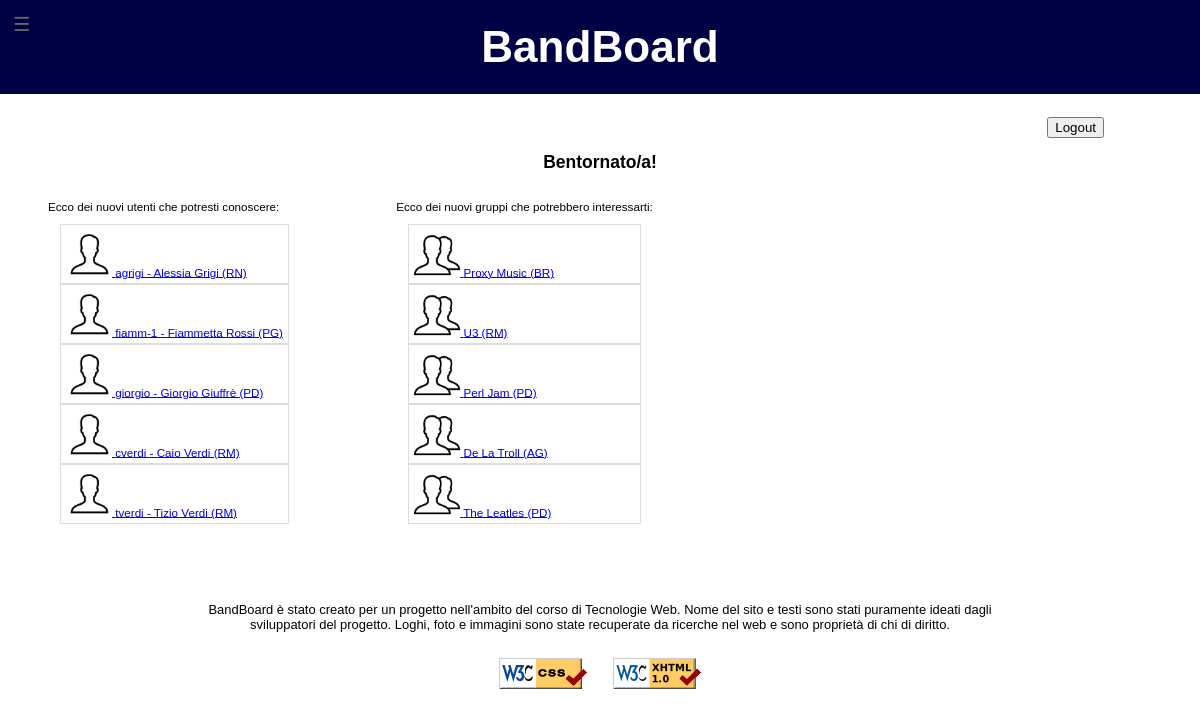
Before: / (signed in) with the older database file.
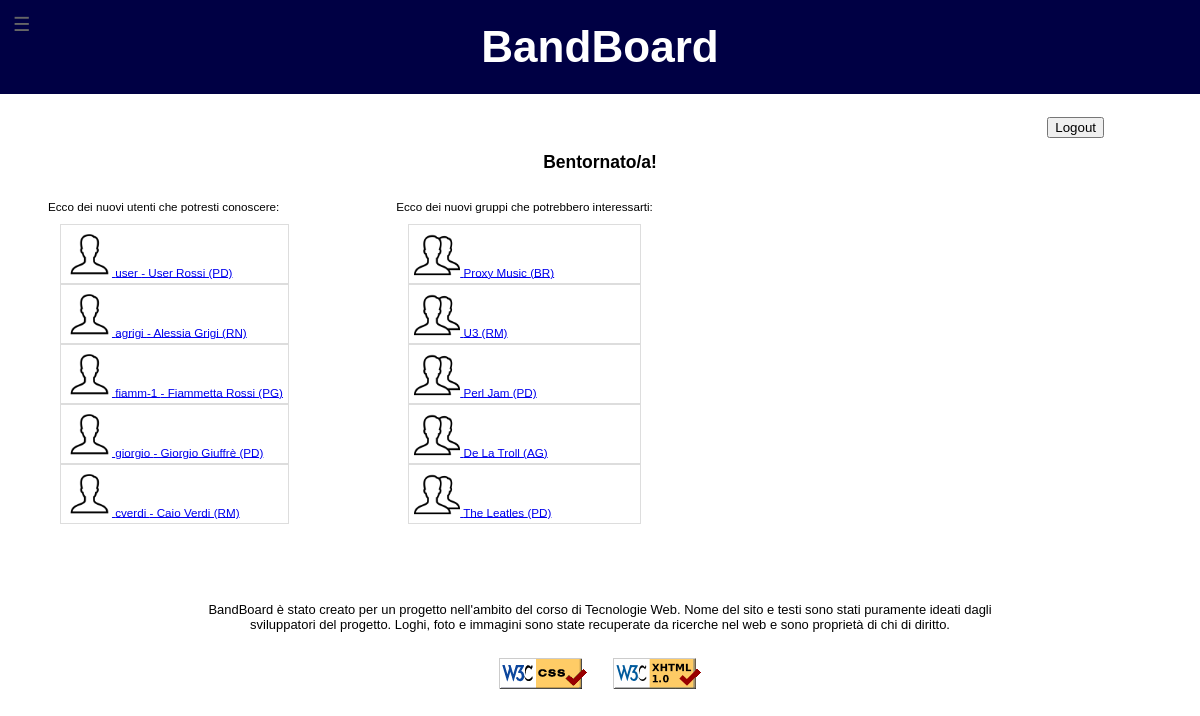
After: the same page with the newer database file.
### tables this page shows
CREATE TABLE IF NOT EXISTS Utenti (
	username		VARCHAR(25) PRIMARY KEY,
	password	    CHAR(32) NOT NULL,
	email			VARCHAR(45) NOT NULL UNIQUE,
	nome            VARCHAR(20) DEFAULT NULL,
	cognome         VARCHAR(20) DEFAULT NULL,
	dataNascita		DATE NOT NULL,
	immagine		VARCHAR(45) DEFAULT NULL COMMENT 'Immagine profilo; NULL implica immagine di default',
	descrizione     VARCHAR(200) DEFAULT NULL COMMENT 'Descrizione dell\'utente',
	dataIscrizione	DATETIME NOT NULL,
	provincia		CHAR(2) DEFAULT NULL COMMENT 'Provincia di residenza',
	FOREIGN KEY (provincia) REFERENCES Province (sigla)
	    ON DELETE NO ACTION
	    ON UPDATE CASCADE
);

### lib/php/paths.php (called while the page is built)
<?php
class Paths {
	public static function getRelativePath($from, $to) {
		$from = is_dir($from) ? rtrim($from, '\/') . '/' : $from;
		$to   = is_dir($to)   ? rtrim($to, '\/') . '/'   : $to;
		$from = str_replace('\\', '/', $from);
		$to   = str_replace('\\', '/', $to);
		$from     = explode('/', $from);
		$to       = explode('/', $to);
		$relPath  = $to;
		foreach ($from as $depth => $dir) {
			if ($dir === $to[$depth]) {
				array_shift($relPath);
			} else {
				$remaining = count($from) - $depth;
				if ($remaining > 1) {
					$padLength = (count($relPath) + $remaining - 1) * -1;
					$relPath = array_pad($relPath, $padLength, '..');
					break;
				} else {
					$relPath[0] = './' . $relPath[0];
				}
			}
		}
		return implode('/', $relPath);
	}
}

### index.php (the view, shortened to what the changed rows need)
<?php
include_once realpath(dirname(__FILE__))."/lib/php/start.php";
include_once realpath(dirname(__FILE__))."/lib/php/header.php";
function getUtenti() {
	$users="<ul class=\"listaSuggeriti\">";
	$connessione=dbConnectionData::getMysqli();
	try {
		if ($connessione->connect_errno) {
			throw new Exception("Connessione fallita: ".$connessione->connect_error.".");
		} else {
			$query="SELECT username, nome, cognome, immagine, provincia, dataIscrizione FROM Utenti WHERE username!=\"".$_SESSION['username']."\" ORDER BY dataIscrizione DESC LIMIT 5;";
			if (!$result=$connessione->query($query)) {
				echo "Query non valida: ".$connessione->error.".";
			} else {
				if ($result->num_rows>0) {
					while ($row=$result->fetch_array(MYSQLI_ASSOC)) {
						if ($row['immagine']==NULL) {
							$row['immagine']="defaultUser.png";
							$users=$users."<li class=\"elementResult\"><a href=\"profiloUtente/profiloUtente.php?username=".$row['username']."&amp;page=index\"><img class=\"listImage\" src=\"images/site/".$row['immagine']."\" alt=\"Immagine di ".$row['username']."\" /> ".$row['username'];
						} else {
							$users=$users."<li class=\"elementResult\"><a href=\"profiloUtente/profiloUtente.php?username=".$row['username']."&amp;page=index\"><img class=\"listImage\" src=\"images/users/".$row['immagine']."\" alt=\"Immagine di ".$row['username']."\" /> ".$row['username'];
						}
						if ($row['nome']!=NULL || $row['cognome']!=NULL) {
							$users=$users." - ".$row['nome']." ".$row['cognome'];
						}
						if ($row['provincia']!=NULL) {
							$users=$users." (".$row['provincia'].")";
						}
						$users=$users."</a></li>";
					}
				}
			}
		}
	} catch (Exception $e){
		echo "Errore: dati non recuperati (".$e->getMessage().").";
	}
	$users=$users."</ul>";
	return $users;
}
function getGruppi() {
	$bands="<ul class=\"listaSuggeriti\">";
	$connessione=dbConnectionData::getMysqli();
	try {
		if ($connessione->connect_errno) {
			throw new Exception("Connessione fallita: ".$connessione->connect_error.".");
		} else {
			$query="SELECT idGruppo, nome, immagine, provincia, dataIscrizione FROM Gruppi WHERE idGruppo NOT IN (SELECT g.idGruppo FROM Gruppi g JOIN Formazioni f ON g.idGruppo=f.gruppo JOIN Conoscenze c ON f.ruolo=c.idConoscenza WHERE c.utente=\"".$_SESSION['username']."\") ORDER BY dataIscrizione DESC LIMIT 5;";
			if (!$result=$connessione->query($query)) {
				echo "Query non valida: ".$connessione->error.".";
			} else {
				if ($result->num_rows>0) {
					while ($row=$result->fetch_array(MYSQLI_ASSOC)) {
						if ($row['immagine']==NULL) {
							$row['immagine']="defaultBand.png";
							$bands=$bands."<li class=\"elementResult\"><a href=\"profiloGruppo/profiloGruppo.php?idGruppo=".$row['idGruppo']."&amp;page=index\"><img class=\"listImage\" src=\"images/site/".$row['immagine']."\" alt=\"Immagine di ".$row['nome']."\" /> ".$row['nome'];
						} else {
							$bands=$bands."<li class=\"elementResult\"><a href=\"profiloGruppo/profiloGruppo.php?idGruppo=".$row['idGruppo']."&amp;page=index\"><img class=\"listImage\" src=\"images/bands/".$row['immagine']."\" alt=\"Immagine di ".$row['nome']."\" /> ".$row['nome'];
						}
						if ($row['provincia']!=NULL) {
							$bands=$bands." (".$row['provincia'].")";
						}
						$bands=$bands."</a></li>";
					}
				}
			}
		}
	} catch (Exception $e){
		echo "Errore: dati non recuperati (".$e->getMessage().").";
	}
	$bands=$bands."</ul>";
	return $bands;
}
echo Start::getHead(array(
	'Titolo' => "Home - BandBoard",
	'DescrizioneBreve' => "Home - BandBoard",
	'Descrizione' => "Home page del sito BandBoard",
	'Keywords' => array("BandBoard", "home", "bacheca", "musica", "musicisti", "gruppi"),
	'Stylesheets' => array("style.css"),
	'Extra' => array("<link rel=\"stylesheet\" media=\"handheld, screen and (max-width:480px), only screen and (max-device-width:480px)\" href=\"lib/css/style_mobile.css\" type=\"text/css\" />")
));
echo '<body>';
echo Header::getHeader();
if (!isset($_SESSION['started'])) {
	$_SESSION['started']=1;
	$page=file_get_contents(realpath(dirname(__FILE__))."/home/homeNLog.txt");
	$page=str_replace('<scriptNumUtenti />', numUtenti(), $page);
	$page=str_replace('<scriptNumGruppi />', numGruppi(), $page);
	echo $page;
} else {
	if(count($_REQUEST)!=0 && !isset($_SESSION['username'])) {
		echo "<div class=\"report\">";
		$login=false;
		try {
			if (file_exists(realpath(dirname(__FILE__))."/lib/php/utente.php")) {
				require_once(realpath(dirname(__FILE__))."/lib/php/utente.php");
			} else {
				throw new Exception("File necessario per l'esecuzione mancante.");
			}
			if ((isset($_REQUEST['username'])) && (isset($_REQUEST['password']))) {
				foreach ($_REQUEST as $chiave => &$valore) {
					$valore=pulisciInput($valore);
				}
				$connessione=dbConnectionData::getMysqli();
				try {
					if ($connessione->connect_errno) {
						throw new Exception("Connessione fallita: ".$connessione->connect_error.".");
					} else {
						$password=Utente::cript($_REQUEST['password']);
						$query="SELECT * FROM Utenti WHERE Utenti.username=\"".$_REQUEST['username']."\" AND Utenti.password=\"".$password."\";";
						if (!$result=$connessione->query($query)) {
							echo "Query non valida: ".$connessione->error.".";
						} else {
							if ($result->num_rows>0) {
								$login=true;
								$row=$result->fetch_array(MYSQLI_ASSOC);
								$_SESSION['username']=$row['username'];
								$_SESSION['password']=$row['password'];
								$result->free();
							}
						}
						$connessione->close();
					}
				} catch (Exception $e){
					echo "Errore: login fallito (".$e->getMessage().").";
				}
				if ($login==false) {
					print "<p class=\"errRep\">I dati inseriti non sono corretti.</p>";
				}
			} else {
				print "<p class=\"errRep\">I dati inseriti non sono corretti.</p>";
			}
		} catch(Exception $e) {
			print "Il sistema è momentaneamente inutilizzabile. Riprova più tardi: (".$e->getMessage().").";
		}
		echo "</div>";
		if ($login==false) {
			$page=file_get_contents(realpath(dirname(__FILE__))."/home/homeNLog.txt");
			$page=str_replace('<scriptNumUtenti />', numUtenti(), $page);
			$page=str_replace('<scriptNumGruppi />', numGruppi(), $page);
			echo $page;
		} else {
			$page="";
			$page=$page."<div class=\"nav\">".Menu::getMenu(array("Home", "<a href='settings/index.php'>Modifica Profilo</a>", "<a href='cercaUtenti/index.php'>Cerca Utenti</a>", "<a href='cercaGruppi/index.php'>Cerca Gruppi</a>", "<a href='gestioneGruppi/gestioneGruppi.php'>I Miei Gruppi</a>", "<a href='registrazioneGruppo/registrazioneGruppo.php'>Nuovo Gruppo</a>"))."</div>";
			$page=$page.file_get_contents(realpath(dirname(__FILE__))."/home/homeLog.txt");
			$page=str_replace('<utentiSuggeriti />', getUtenti(), $page);
			$page=str_replace('<gruppiSuggeriti />', getGruppi(), $page);
			echo $page;
		}
	} else {
		if (isset($_SESSION['username'])) {
			$page="";
			$page=$page."<div class=\"nav\">".Menu::getMenu(array("Home", "<a href='settings/index.php'>Modifica Profilo</a>", "<a href='cercaUtenti/index.php'>Cerca Utenti</a>", "<a href='cercaGruppi/index.php'>Cerca Gruppi</a>", "<a href='gestioneGruppi/gestioneGruppi.php'>I Miei Gruppi</a>", "<a href='registrazioneGruppo/registrazioneGruppo.php'>Nuovo Gruppo</a>"))."</div>";
			$page=$page.file_get_contents(realpath(dirname(__FILE__))."/home/homeLog.txt");
			$page=str_replace('<utentiSuggeriti />', getUtenti(), $page);
			$page=str_replace('<gruppiSuggeriti />', getGruppi(), $page);
			echo $page;
		} else {
			$page=file_get_contents(realpath(dirname(__FILE__))."/home/homeNLog.txt");
			$page=str_replace('<scriptNumUtenti />', numUtenti(), $page);
			$page=str_replace('<scriptNumGruppi />', numGruppi(), $page);
			echo $page;
		}
	}
}
echo '</body>';
echo '</html>';
?>

Changed rows visible on the page:
no longer on this page (row unchanged): utenti: username "tverdi", users "- Tizio Verdi (RM)"
added utenti: username "user", users "- User Rossi (PD)"
